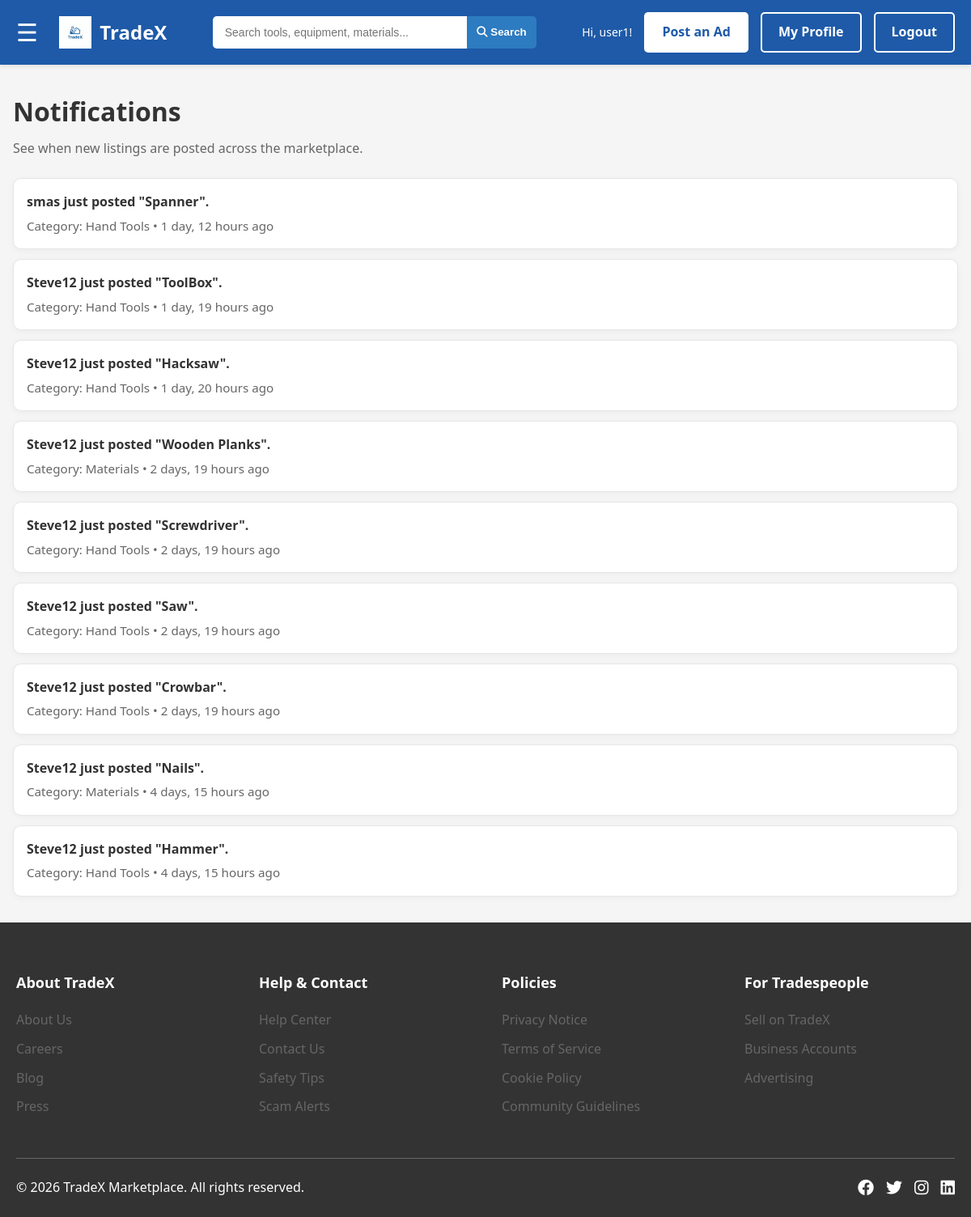
/notifications/ (signed in), run on an earlier commit of the app's database.
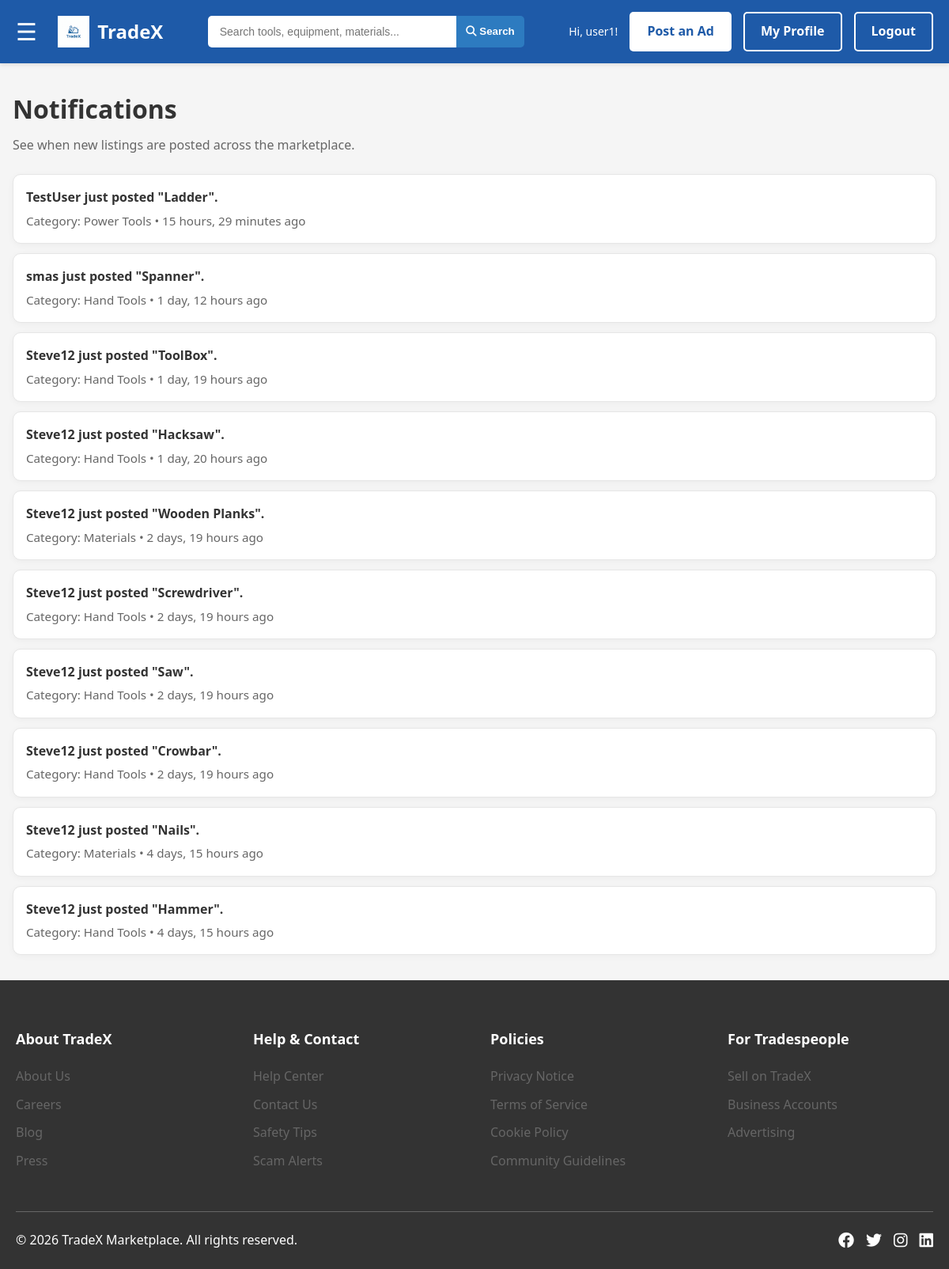
And on a later commit of the database.
### myapp/models.py (models this page shows, shortened)
class User(models.Model):
    username = models.CharField(max_length=50, unique=True)
    email = models.EmailField(unique=True)
    password_hash = models.CharField(max_length=255)
    profile_photo = models.ImageField(upload_to="profiles/", null=True, blank=True)
    credits_balance = models.IntegerField(default=0)
    created_at = models.DateTimeField(auto_now_add=True)

class Listing(models.Model):
    title = models.CharField(max_length=50)
    description = models.CharField(max_length=200)
    price = models.DecimalField(max_digits=20, decimal_places=2)
    createdDate = models.DateTimeField(auto_now_add=True)
    user = models.ForeignKey(User, on_delete=models.CASCADE)
    creditAccount = models.ForeignKey(CreditAccount, on_delete=models.CASCADE)
    location = models.ForeignKey(Location, on_delete=models.CASCADE)
    category = models.ForeignKey('Category', on_delete=models.CASCADE)
    condition = models.CharField(max_length=10, choices=MaterialCondition.choices)
    status = models.CharField(max_length=10, choices=ListingStatus.choices)
    credit_awarded_on_sale = models.BooleanField(default=False)

class Category(models.Model):
    name = models.CharField(max_length=100)

### myapp/views.py (the view)
# urls.py: path("notifications/", views.notifications, name="notifications"),
def notifications(request):
    profile_user = _get_profile_user(request)
    if not profile_user:
        return redirect("login")
    recent_listings = (
        Listing.objects.select_related("user", "category")
        .order_by("-createdDate")[:50]
    )
    notifications_feed = []
    for listing in recent_listings:
        notifications_feed.append(
            {
                "listing_id": listing.id,
                "title": listing.title,
                "seller": listing.user.username,
                "category": listing.category.name,
                "created_at": listing.createdDate,
                "is_own_listing": listing.user_id == profile_user.id,
            }
        )
    return render(
        request,
        "profile/notifications.html",
        {**get_nav_context(request), "notifications": notifications_feed},
    )

### myapp/views.py (called while the page is built)
def _get_profile_user(request):
    user_id = request.session.get("user_id")
    profile_user = None
    if user_id:
        profile_user = User.objects.filter(id=user_id).first()
    if not profile_user and request.user.is_authenticated:
        profile_user = User.objects.filter(username=request.user.username).first()
        if profile_user:
            request.session["user_id"] = profile_user.id
    return profile_user

def get_nav_context(request):
    user_id = request.session.get("user_id")
    user = None
    if user_id:
        try:
            user = User.objects.get(id=user_id)
        except User.DoesNotExist:
            pass
    return {"user_id": user_id, "user": user}

### myapp/templates/profile/notifications.html (shortened to what the changed rows need)
{% load static %}
<!DOCTYPE html>
<html lang="en">
<head>
    <link rel="stylesheet" href="{% static 'profile/profile.css' %}">
    <link rel="stylesheet" href="{% static 'styles/styles.css' %}">
    <link rel="stylesheet" href="{% static 'home/home.css' %}">
    <link rel="stylesheet" href="https://cdnjs.cloudflare.com/ajax/libs/font-awesome/6.4.0/css/all.min.css">
</head>
<body>
        <main class="container" style="padding: 2rem 1rem; min-height: 50vh;">
        <h1 style="margin-bottom: 0.5rem;">Notifications</h1>
        {% if notifications %}
            <div style="display: grid; gap: 0.75rem; margin-top: 1.5rem;">
                {% for item in notifications %}
                    <a href="{% url 'product_details' item.listing_id %}" style="text-decoration: none; color: inherit;">
                        <article style="background: #fff; border: 1px solid #e6e6e6; border-radius: 10px; padding: 1rem; box-shadow: 0 2px 8px rgba(0,0,0,0.04);">
                            <p style="margin: 0 0 0.25rem 0; font-weight: 700;">
                                {% if item.is_own_listing %}
                                    Your listing "{{ item.title }}" is now live.
                                {% else %}
                                    {{ item.seller }} just posted "{{ item.title }}".
                                {% endif %}
                            </p>
                            <p style="margin: 0; color: #666; font-size: 0.95rem;">
                                Category: {{ item.category }} • {{ item.created_at|timesince }} ago
                            </p>
                        </article>
                    </a>
                {% endfor %}
            </div>
        {% else %}
            <p style="margin-top: 1.25rem;">No listings have been posted yet.</p>
        {% endif %}
    </main>
</body>
</html>

What changed in the data, as far as the page shows it:
now on this page (row edited): User: seller "TestUser"
added Listing: title "Ladder", created_at "15 hours, 29 minutes"
now on this page (row unchanged): Category: category "Power Tools"
Also different on the page:
new list line: "just posted \" \". Category: • ago"
